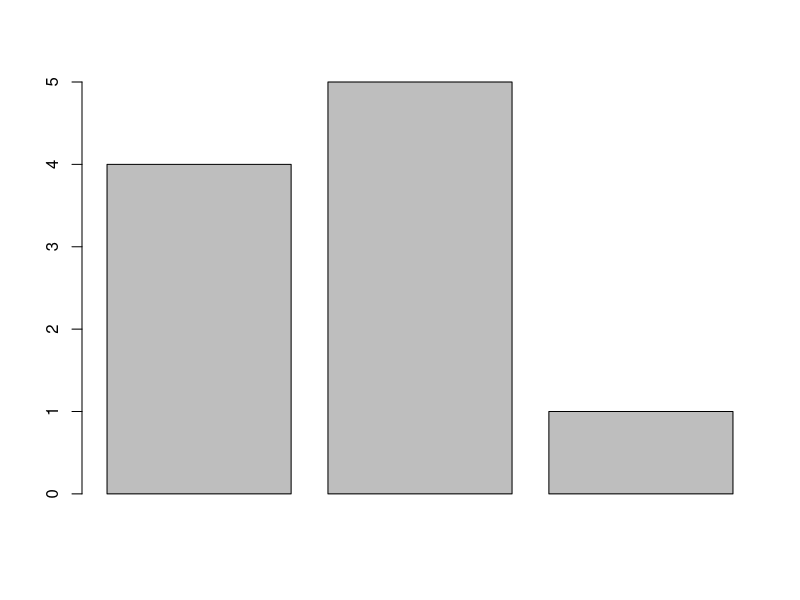
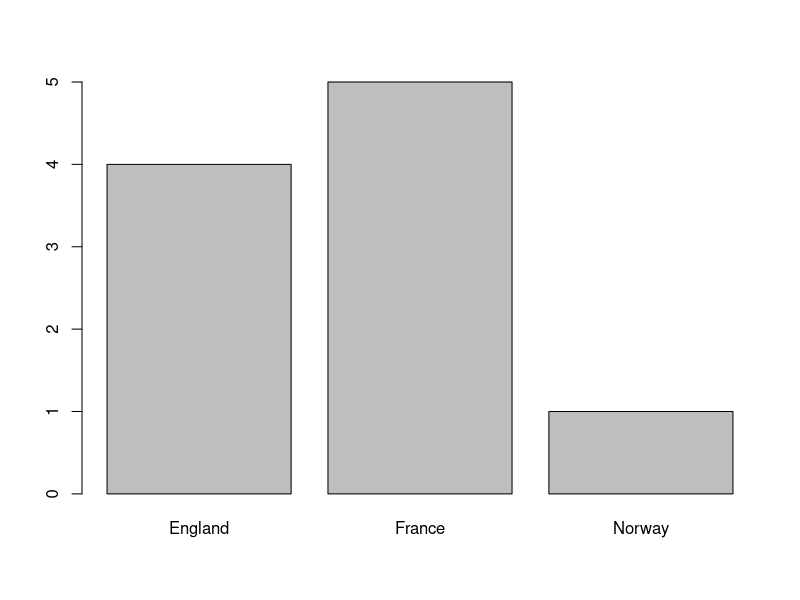
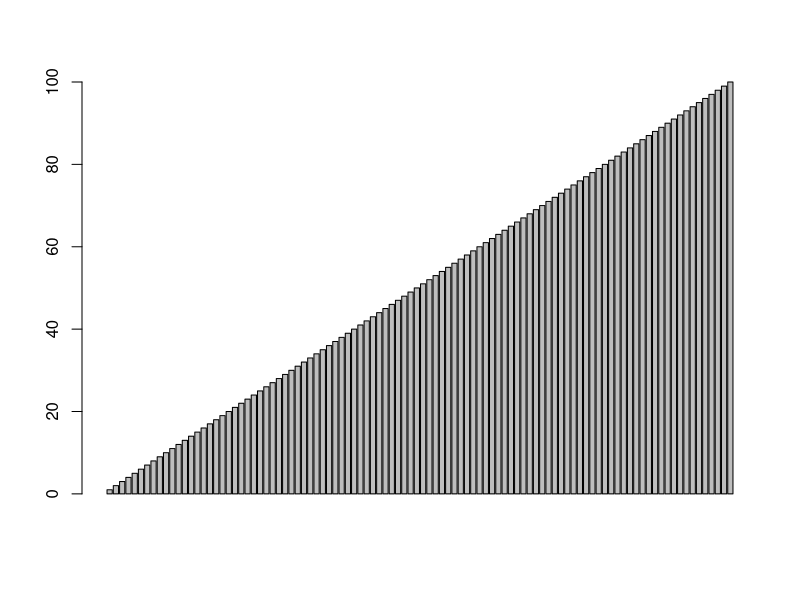
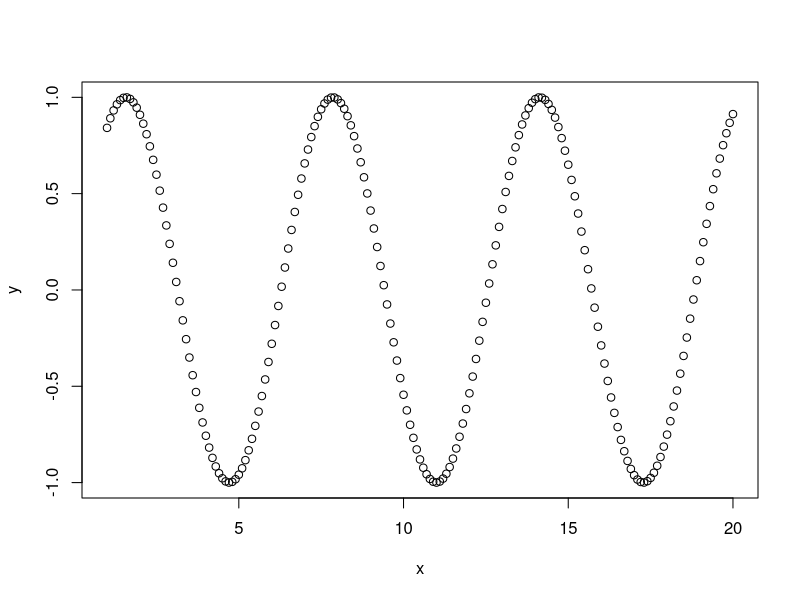
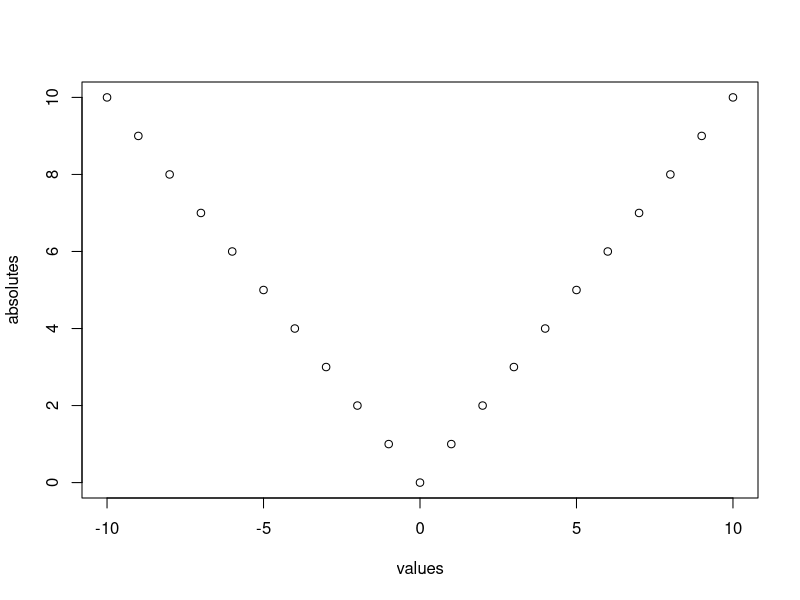

Reproduce these figures in R, in order.
# Week 2
# Vectors
# Sequence Vectors, Vector Access, Vector Names
# Plotting one vector, Vector Math, Scatter Plots
# NA Values



# vector values can be number strings or logical values
# as long as they are ll the same type.
c(4,7,9)

# vector of strings
c('a','b','c')

# vectors can not hold values with different modes (types)
# try mixing modes and see that all values
# are converted to a single mode (characters)
c(1,TRUE,"Three")

# If you need a vector with a sequence of numbers,
# you can create it with start:end notation.
5:9

# A more versitle way to make sequences is to 
# call the seq function.
seq(5,9)

# You can use a step funtion other than 1
seq(5,9,0.5)

# a downward seq
9:5

# you can access individual vectors like so
sentence <- c('walk','the','plank')
sentence[3]

# R starts it indices count at 1
sentence[1]

# set the third word to 'dog'
sentence[3] <- 'dog'

# if you add new vectors to the end, it will grow the vector
sentence[4] <- 'to'


# You can use a vector within the square brackets to access
# multiple values, Try getting the first and third words.
# remember c(1,3) is a vector like {1,3} in c
sentence[c(1,3)]

# You can access a range of values. Get the second thru
# fourth words
sentence[2:4]

# You can also set ranges of value, just provide 
# the values in a vector. Add words 5 thru 7
sentence[5:7] <- c('the','poop','deck')

# vector names
"For this challenge, we will make a 3-item vector for you
and store it in the ranks variable.

You can assign names to a vector's elements by pass a second
vector filed with names to the names assignment function,
like this"
ranks <- c(1,2,3)
names(ranks) <- c('first','second','third')

"Assigning names for a vector can act as useful lablels
for the data. Below, you can see what our
vector looks like now. You can also use the names
to access the vector's values. "
ranks
ranks['first']

# Now set the value for the "third" rank to 4 using
# the name rather than the position.
ranks['third'] <- 4

# plotting one vector
# The barplot function draws a bar chart with a vectors values.
# We'll make a new vector for you and store it in vesselsSunk 
# variable
vesselsSunk <- c(4,5,1)
# Now try passing the vector to the barplot function
barplot(vesselsSunk)

# If you assign names to the vectors values, R will use
# those names as labels on the bar plot.
# Let's use the names assignment function again.
names(vesselsSunk) <- c('England','France','Norway')

# Now if you call barplot with the vector again,
# you will see the labels.
barplot(vesselsSunk)

# Now try barplot on a vector of integers from 1 to 100
barplot(1:100)


# Vector Math

# If you add a scalar to a vector, the scalar
# will be added to each value in the vector
# returning a new vector with the results.
a <- c(1,2,3)
a+1

# The same is true of division, multiplication or any other 
# basic arithmetic.
a/2
a*2

# create a second vector and add them together
# it does a vector add operation
b <- c(4,5,6)
a+b
b-a


# you can also take two vectors and compare each item.
# see which values in the a vector are equal to
# to those in a secnd vector
a == c(1,99,3)

# Notice that R didn't test wheter the whole vectors were
# eaul; it checked each value in the a vector
# against the value at the same index in our new vector

# check if each value in the a vector is less
# than the corresponing value in another vector
a < b

# functions that normally work with scalars can 
# operate on each element of a vector too.
# Try getting the sine of each value in our vector
sin(a)
sqrt(a)


## Scatter Plots

# The plot function takes two vectors, one for x and
# one for y and draws a graph of them

# Let's drw a graph showing the relationship of numbers
# and their sines.

# First, we'll need some sample data.  We'll create
# a vector for you with some fractional values
# between 0 and 20 and store it in the x variable
x<-seq(1,20,0.1)
y<-sin(x)


# Then call plot
plot(x,y)

# Notice on the graph that values from the first argument (x)
# are used for the horizontal axis, and values from the 
# second (y) for the vertical

# create a vector with some negative and positive values
values<- -10:10

#  create a second vector with abs values of first
absolutes <- abs(values)

# try plotting with values on x axis and absolutes on y
plot(values,absolutes)


# Sometimes when working with sample data, a given values
# isn't available. Use the NA value to indicate that a value
# is nill. Many functions that work with vectors treat
# this value specially.
a<- c(1,3,NA, 7, 9)
sum(a)

# The sum is NA, since by default, one of the values was NA.
# We can tell sum (and many other functions) to remove
# NA values from the result

# use help(sum) to see how to overide NA

# then do sum with overide
sum(a,na.rm=TRUE)




